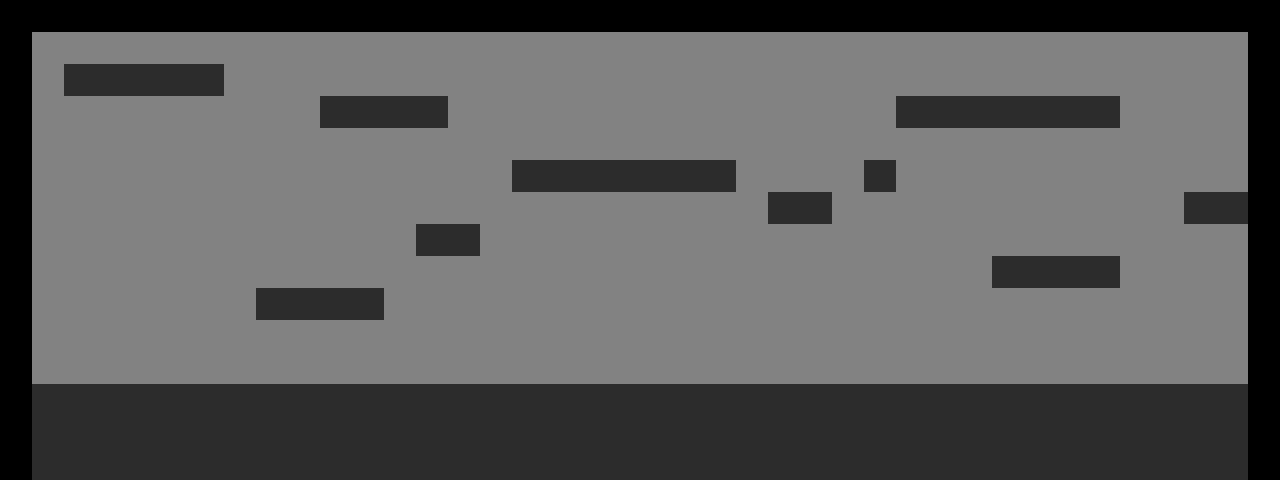

Below is a game level as drawn by its tile map, then a one-line description and the .tmx file that defines it, in full:
An orthogonal 40x15 tile map with 32x32 px tiles, 2 tile layers (Backdrop, Middleground), 2 tilesets.

<map version="1.0" orientation="orthogonal" width="40" height="15" tilewidth="32" tileheight="32">
 <tileset firstgid="1" name="newtileset2" tilewidth="32" tileheight="32">
  <image source="newtilese2t.png" width="96" height="32" />
  <tile id="0">
   <properties>
    <property name="solid" value="1" />
   </properties>
  </tile>
  <tile id="1">
   <properties>
    <property name="solid" value="1" />
   </properties>
  </tile>
  <tile id="2">
   <properties>
    <property name="solid" value="0" />
   </properties>
  </tile>
 </tileset>
 <tileset firstgid="4" name="tileset" tilewidth="32" tileheight="32">
  <image source="tileset.png" trans="ff00ff" width="128" height="128" />
 </tileset>
 <layer name="Backdrop" width="40" height="15">
  <data encoding="csv">
3,3,3,3,3,3,3,3,3,3,3,3,3,3,3,3,3,3,3,3,3,3,3,3,3,3,3,3,3,3,3,3,3,3,3,3,3,3,3,3,
3,3,3,3,3,3,3,3,3,3,3,3,3,3,3,3,3,3,3,3,3,3,3,3,3,3,3,3,3,3,3,3,3,3,3,3,3,3,3,3,
3,3,3,3,3,3,3,3,3,3,3,3,3,3,3,3,3,3,3,3,3,3,3,3,3,3,3,3,3,3,3,3,3,3,3,3,3,3,3,3,
3,3,3,3,3,3,3,3,3,3,3,3,3,3,3,3,3,3,3,3,3,3,3,3,3,3,3,3,3,3,3,3,3,3,3,3,3,3,3,3,
3,3,3,3,3,3,3,3,3,3,3,3,3,3,3,3,3,3,3,3,3,3,3,3,3,3,3,3,3,3,3,3,3,3,3,3,3,3,3,3,
3,3,3,3,3,3,3,3,3,3,3,3,3,3,3,3,3,3,3,3,3,3,3,3,3,3,3,3,3,3,3,3,3,3,3,3,3,3,3,3,
3,3,3,3,3,3,3,3,3,3,3,3,3,3,3,3,3,3,3,3,3,3,3,3,3,3,3,3,3,3,3,3,3,3,3,3,3,3,3,3,
3,3,3,3,3,3,3,3,3,3,3,3,3,3,3,3,3,3,3,3,3,3,3,3,3,3,3,3,3,3,3,3,3,3,3,3,3,3,3,3,
3,3,3,3,3,3,3,3,3,3,3,3,3,3,3,3,3,3,3,3,3,3,3,3,3,3,3,3,3,3,3,3,3,3,3,3,3,3,3,3,
3,3,3,3,3,3,3,3,3,3,3,3,3,3,3,3,3,3,3,3,3,3,3,3,3,3,3,3,3,3,3,3,3,3,3,3,3,3,3,3,
3,3,3,3,3,3,3,3,3,3,3,3,3,3,3,3,3,3,3,3,3,3,3,3,3,3,3,3,3,3,3,3,3,3,3,3,3,3,3,3,
3,3,3,3,3,3,3,3,3,3,3,3,3,3,3,3,3,3,3,3,3,3,3,3,3,3,3,3,3,3,3,3,3,3,3,3,3,3,3,3,
3,3,3,3,3,3,3,3,3,3,3,3,3,3,3,3,3,3,3,3,3,3,3,3,3,3,3,3,3,3,3,3,3,3,3,3,3,3,3,3,
3,3,3,3,3,3,3,3,3,3,3,3,3,3,3,3,3,3,3,3,3,3,3,3,3,3,3,3,3,3,3,3,3,3,3,3,3,3,3,3,
3,3,3,3,3,3,3,3,3,3,3,3,3,3,3,3,3,3,3,3,3,3,3,3,3,3,3,3,3,3,3,3,3,3,3,3,3,3,3,3
</data>
 </layer>
 <layer name="Middleground" width="40" height="15">
  <data encoding="csv">
1,1,1,1,1,1,1,1,1,1,1,1,1,1,1,1,1,1,1,1,1,1,1,1,1,1,1,1,1,1,1,1,1,1,1,1,1,1,1,1,
1,0,0,0,0,0,0,0,0,0,0,0,0,0,0,0,0,0,0,0,0,0,0,0,0,0,0,0,0,0,0,0,0,0,0,0,0,0,0,1,
1,0,2,2,2,2,2,0,0,0,0,0,0,0,0,0,0,0,0,0,0,0,0,0,0,0,0,0,0,0,0,0,0,0,0,0,0,0,0,1,
1,0,0,0,0,0,0,0,0,0,2,2,2,2,0,0,0,0,0,0,0,0,0,0,0,0,0,0,2,2,2,2,2,2,2,0,0,0,0,1,
1,0,0,0,0,0,0,0,0,0,0,0,0,0,0,0,0,0,0,0,0,0,0,0,0,0,0,0,0,0,0,0,0,0,0,0,0,0,0,1,
1,0,0,0,0,0,0,0,0,0,0,0,0,0,0,0,2,2,2,2,2,2,2,0,0,0,0,2,0,0,0,0,0,0,0,0,0,0,0,1,
1,0,0,0,0,0,0,0,0,0,0,0,0,0,0,0,0,0,0,0,0,0,0,0,2,2,0,0,0,0,0,0,0,0,0,0,0,2,2,1,
1,0,0,0,0,0,0,0,0,0,0,0,0,2,2,0,0,0,0,0,0,0,0,0,0,0,0,0,0,0,0,0,0,0,0,0,0,0,0,1,
1,0,0,0,0,0,0,0,0,0,0,0,0,0,0,0,0,0,0,0,0,0,0,0,0,0,0,0,0,0,0,2,2,2,2,0,0,0,0,1,
1,0,0,0,0,0,0,0,2,2,2,2,0,0,0,0,0,0,0,0,0,0,0,0,0,0,0,0,0,0,0,0,0,0,0,0,0,0,0,1,
1,0,0,0,0,0,0,0,0,0,0,0,0,0,0,0,0,0,0,0,0,0,0,0,0,0,0,0,0,0,0,0,0,0,0,0,0,0,0,1,
1,0,0,0,0,0,0,0,0,0,0,0,0,0,0,0,0,0,0,0,0,0,0,0,0,0,0,0,0,0,0,0,0,0,0,0,0,0,0,1,
1,2,2,2,2,2,2,2,2,2,2,2,2,2,2,2,2,2,2,2,2,2,2,2,2,2,2,2,2,2,2,2,2,2,2,2,2,2,2,1,
1,2,2,2,2,2,2,2,2,2,2,2,2,2,2,2,2,2,2,2,2,2,2,2,2,2,2,2,2,2,2,2,2,2,2,2,2,2,2,1,
1,2,2,2,2,2,2,2,2,2,2,2,2,2,2,2,2,2,2,2,2,2,2,2,2,2,2,2,2,2,2,2,2,2,2,2,2,2,2,1
</data>
 </layer>
</map>
